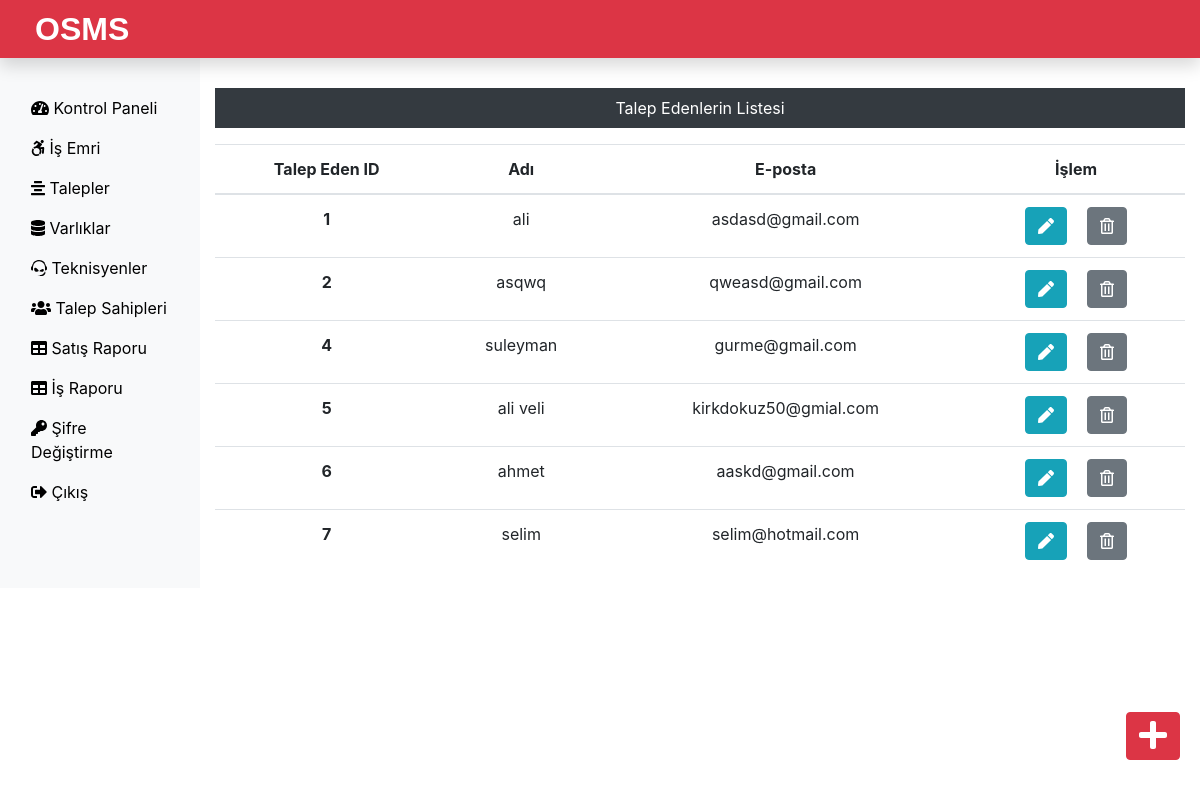
/Admin/requester.php (signed in), run on the app's committed database.
### tables this page shows
CREATE TABLE `requesterlogin_tb` (
  `r_login_id` int(11) NOT NULL,
  `r_name` varchar(60) NOT NULL,
  `r_email` varchar(60) NOT NULL,
  `r_password` varchar(60) NOT NULL
);

### Admin/requester.php (the view, shortened to what this page needs)
<?php
include('includes/header.php');
include('../dbConnection.php');
?>
<div class="col-sm-9 col-md-10 mt-5 text-center">
  <p class=" bg-dark text-white p-2">Talep Edenlerin Listesi</p>
  <?php
    $sql = "SELECT * FROM requesterlogin_tb";
    $result = $conn->query($sql);
    if($result->num_rows > 0){
 echo '<table class="table">
  <thead>
   <tr>
    <th scope="col">Talep Eden ID</th>
    <th scope="col">Adı</th>
    <th scope="col">E-posta</th>
    <th scope="col">İşlem</th>
   </tr>
  </thead>
  <tbody>';
  while($row = $result->fetch_assoc()){
   echo '<tr>';
    echo '<th scope="row">'.$row["r_login_id"].'</th>';
    echo '<td>'. $row["r_name"].'</td>';
    echo '<td>'.$row["r_email"].'</td>';
    echo '<td><form action="editreq.php" method="POST" class="d-inline"> <input type="hidden" name="id" value='. $row["r_login_id"] .'><button type="submit" class="btn btn-info mr-3" name="view" value="Görüntüle"><i class="fas fa-pen"></i></button></form>
    <form action="" method="POST" class="d-inline"><input type="hidden" name="id" value='. $row["r_login_id"] .'><button type="submit" class="btn btn-secondary" name="delete" value="Delete"><i class="far fa-trash-alt"></i></button></form></td>
   </tr>';
  }
 echo '</tbody>
 </table>';
} else {
  echo "0 Sonuç";
}
?>
</div>
</div>
<div><a class="btn btn-danger box" href="insertreq.php"><i class="fas fa-plus fa-2x"></i></a>
</div>
</div>
<?php
include('includes/footer.php');
?>

### css/custom.css (style rules this page uses)
a { color: black; }
.box { position: fixed; bottom: 10px; right: 20px; margin-bottom: 30px; }

### data on the page
requesterlogin_tb: r_login_id "1", r_name "ali", r_email "asdasd@gmail.com"
requesterlogin_tb: r_login_id "2", r_name "asqwq", r_email "qweasd@gmail.com"
requesterlogin_tb: r_login_id "4", r_name "suleyman", r_email "gurme@gmail.com"
requesterlogin_tb: r_login_id "5", r_name "ali veli", r_email "kirkdokuz50@gmial.com"
requesterlogin_tb: r_login_id "6", r_name "ahmet", r_email "aaskd@gmail.com"
requesterlogin_tb: r_login_id "7", r_name "selim", r_email "selim@hotmail.com"
